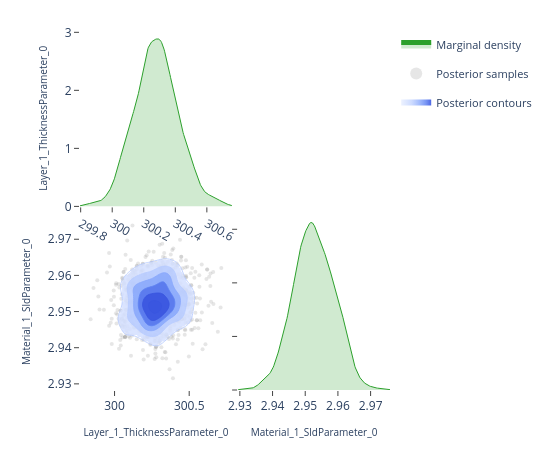

This figure's notebook cell:
### Code cell
# ---- Pairwise focus: thickness vs SLD ---------------------------------------
# A 2-parameter corner plot zooms in on the joint posterior for a specific
# pair.  This is the same view the EasyReflectometryApp's "2D Heatmap"
# sub-tab uses to inspect parameter degeneracies.


params_of_interest = ['Layer_1_ThicknessParameter_0', 'Material_1_SldParameter_0']
idx = [posterior.param_names.index(p) for p in params_of_interest]
subset_draws = np.asarray(posterior.draws)[:, idx]

fig = plot_corner(subset_draws, params_of_interest)
fig.show()

### Figure 1 — Plotly figure (JSON) as saved in the notebook; plotly's stock layout.template omitted (floating-point values rounded to 4 significant figures; data arrays with more than 128 entries replaced by an {"elided": "..."} marker saying what was removed)
{"data": [{"fill": "tozeroy", "fillcolor": "rgba(44, 160, 44, 0.22)", "hoverinfo": "skip", "legendgroup": "marginal", "line": {"color": "rgb(44, 160, 44)", "width": 1}, "mode": "lines", "name": "Marginal density", "showlegend": true, "type": "scatter", "x": {"elided": "256 float values"}, "xaxis": "x", "y": {"elided": "256 float values"}, "yaxis": "y"}, {"hoverinfo": "skip", "legendgroup": "scatter", "marker": {"color": "rgba(140, 140, 140, 0.22)", "size": 4}, "mode": "markers", "name": "Posterior samples", "showlegend": true, "type": "scatter", "x": {"elided": "880 float values"}, "xaxis": "x3", "y": {"elided": "880 float values"}, "yaxis": "y3", "zorder": 0}, {"colorscale": [[0.0, "rgba(224, 233, 255, 0.62)"], [0.35, "rgba(183, 203, 255, 0.70)"], [0.6, "rgba(138, 169, 252, 0.78)"], [0.82, "rgba(96, 131, 242, 0.84)"], [1.0, "rgba(58, 86, 224, 0.90)"]], "connectgaps": false, "contours": {"coloring": "fill", "end": 170.9, "showlabels": false, "showlines": false, "size": 26.98, "start": 35.97}, "hoverinfo": "skip", "legendgroup": "contour", "name": "Posterior contours", "showlegend": true, "showscale": false, "type": "contour", "x": [299.8, 299.8, 299.8, 299.8, 299.8, 299.9, 299.9, 299.9, 299.9, 299.9, 299.9, 299.9, 299.9, 300.0, 300.0, 300.0, 300.0, 300.0, 300.0, 300.0, 300.0, 300.1, 300.1, 300.1, 300.1, 300.1, 300.1, 300.1, 300.1, 300.1, 300.2, 300.2, 300.2, 300.2, 300.2, 300.2, 300.2, 300.2, 300.3, 300.3, 300.3, 300.3, 300.3, 300.3, 300.3, 300.3, 300.4, 300.4, 300.4, 300.4, 300.4, 300.4, 300.4, 300.4, 300.5, 300.5, 300.5, 300.5, 300.5, 300.5, 300.5, 300.5, 300.6, 300.6, 300.6, 300.6, 300.6, 300.6, 300.6, 300.6, 300.6, 300.7, 300.7, 300.7, 300.7, 300.7, 300.7, 300.7, 300.7, 300.8], "xaxis": "x3", "y": [2.929, 2.93, 2.931, 2.931, 2.932, 2.932, 2.933, 2.934, 2.934, 2.935, 2.935, 2.936, 2.937, 2.937, 2.938, 2.938, 2.939, 2.939, 2.94, 2.941, 2.941, 2.942, 2.942, 2.943, 2.944, 2.944, 2.945, 2.945, 2.946, 2.947, 2.947, 2.948, 2.948, 2.949, 2.949, 2.95, 2.951, 2.951, 2.952, 2.952, 2.953, 2.954, 2.954, 2.955, 2.955, 2.956, 2.957, 2.957, 2.958, 2.958, 2.959, 2.959, 2.96, 2.961, 2.961, 2.962, 2.962, 2.963, 2.964, 2.964, 2.965, 2.965, 2.966, 2.967, 2.967, 2.968, 2.968, 2.969, 2.969, 2.97, 2.971, 2.971, 2.972, 2.972, 2.973, 2.974, 2.974, 2.975, 2.975, 2.976], "yaxis": "y3", "z": {"elided": "80x80 float values"}, "zmax": 170.9, "zmin": 35.97, "zorder": 1}, {"colorscale": [[0.0, "rgba(183, 203, 255, 0.94)"], [0.35, "rgba(183, 203, 255, 0.94)"], [0.35, "rgba(138, 169, 252, 0.95)"], [0.6, "rgba(138, 169, 252, 0.95)"], [0.6, "rgba(96, 131, 242, 0.96)"], [0.82, "rgba(96, 131, 242, 0.96)"], [0.82, "rgba(58, 86, 224, 0.98)"], [1.0, "rgba(58, 86, 224, 0.98)"]], "contours": {"coloring": "lines", "end": 170.9, "showlabels": false, "size": 26.98, "start": 35.97}, "hoverinfo": "skip", "legendgroup": "contour", "line": {"width": 0.9}, "showlegend": false, "showscale": false, "type": "contour", "x": [299.8, 299.8, 299.8, 299.8, 299.8, 299.9, 299.9, 299.9, 299.9, 299.9, 299.9, 299.9, 299.9, 300.0, 300.0, 300.0, 300.0, 300.0, 300.0, 300.0, 300.0, 300.1, 300.1, 300.1, 300.1, 300.1, 300.1, 300.1, 300.1, 300.1, 300.2, 300.2, 300.2, 300.2, 300.2, 300.2, 300.2, 300.2, 300.3, 300.3, 300.3, 300.3, 300.3, 300.3, 300.3, 300.3, 300.4, 300.4, 300.4, 300.4, 300.4, 300.4, 300.4, 300.4, 300.5, 300.5, 300.5, 300.5, 300.5, 300.5, 300.5, 300.5, 300.6, 300.6, 300.6, 300.6, 300.6, 300.6, 300.6, 300.6, 300.6, 300.7, 300.7, 300.7, 300.7, 300.7, 300.7, 300.7, 300.7, 300.8], "xaxis": "x3", "y": [2.929, 2.93, 2.931, 2.931, 2.932, 2.932, 2.933, 2.934, 2.934, 2.935, 2.935, 2.936, 2.937, 2.937, 2.938, 2.938, 2.939, 2.939, 2.94, 2.941, 2.941, 2.942, 2.942, 2.943, 2.944, 2.944, 2.945, 2.945, 2.946, 2.947, 2.947, 2.948, 2.948, 2.949, 2.949, 2.95, 2.951, 2.951, 2.952, 2.952, 2.953, 2.954, 2.954, 2.955, 2.955, 2.956, 2.957, 2.957, 2.958, 2.958, 2.959, 2.959, 2.96, 2.961, 2.961, 2.962, 2.962, 2.963, 2.964, 2.964, 2.965, 2.965, 2.966, 2.967, 2.967, 2.968, 2.968, 2.969, 2.969, 2.97, 2.971, 2.971, 2.972, 2.972, 2.973, 2.974, 2.974, 2.975, 2.975, 2.976], "yaxis": "y3", "z": {"elided": "80x80 float values"}, "zmax": 170.9, "zmin": 35.97, "zorder": 2}, {"fill": "tozeroy", "fillcolor": "rgba(44, 160, 44, 0.22)", "hoverinfo": "skip", "legendgroup": "marginal", "line": {"color": "rgb(44, 160, 44)", "width": 1}, "mode": "lines", "name": "Marginal density", "showlegend": false, "type": "scatter", "x": {"elided": "256 float values"}, "xaxis": "x4", "y": {"elided": "256 float values"}, "yaxis": "y4"}], "layout": {"height": 450, "legend": {"font": {"size": 11}, "itemsizing": "constant", "orientation": "v", "x": 1.02, "xanchor": "left", "y": 1.0, "yanchor": "top"}, "margin": {"b": 60, "l": 80, "r": 160, "t": 30}, "plot_bgcolor": "white", "showlegend": true, "width": 550, "xaxis": {"anchor": "y", "domain": [0.0, 0.49], "showgrid": false, "ticks": "outside", "zeroline": false}, "xaxis2": {"anchor": "y2", "domain": [0.51, 1.0], "showgrid": false, "ticks": "outside", "visible": false, "zeroline": false}, "xaxis3": {"anchor": "y3", "domain": [0.0, 0.49], "showgrid": false, "ticks": "outside", "title": {"font": {"size": 10}, "text": "Layer_1_ThicknessParameter_0"}, "zeroline": false}, "xaxis4": {"anchor": "y4", "domain": [0.51, 1.0], "showgrid": false, "ticks": "outside", "title": {"font": {"size": 10}, "text": "Material_1_SldParameter_0"}, "zeroline": false}, "yaxis": {"anchor": "x", "domain": [0.51, 1.0], "showgrid": false, "ticks": "outside", "title": {"font": {"size": 10}, "text": "Layer_1_ThicknessParameter_0"}, "zeroline": false}, "yaxis2": {"anchor": "x2", "domain": [0.51, 1.0], "showgrid": false, "ticks": "outside", "visible": false, "zeroline": false}, "yaxis3": {"anchor": "x3", "domain": [0.0, 0.49], "showgrid": false, "ticks": "outside", "title": {"font": {"size": 10}, "text": "Material_1_SldParameter_0"}, "zeroline": false}, "yaxis4": {"anchor": "x4", "domain": [0.0, 0.49], "showgrid": false, "showticklabels": false, "ticks": "outside", "zeroline": false}}}
